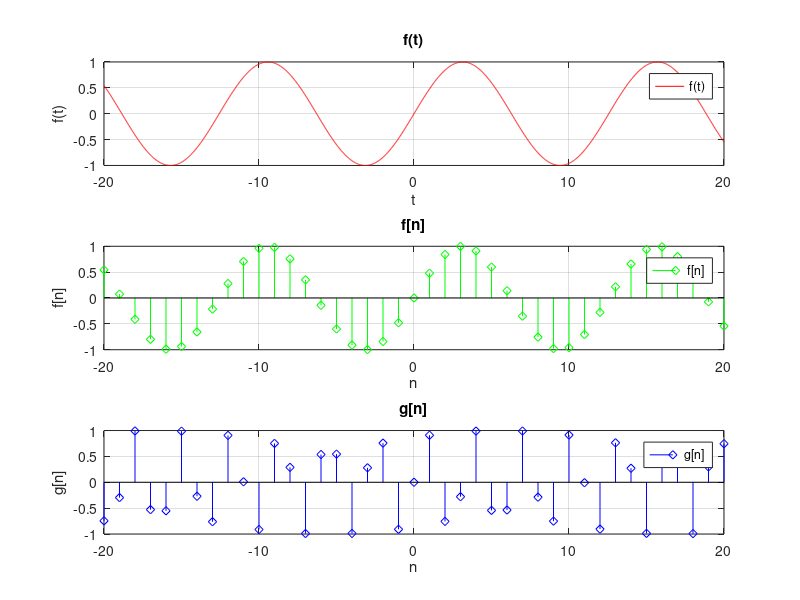
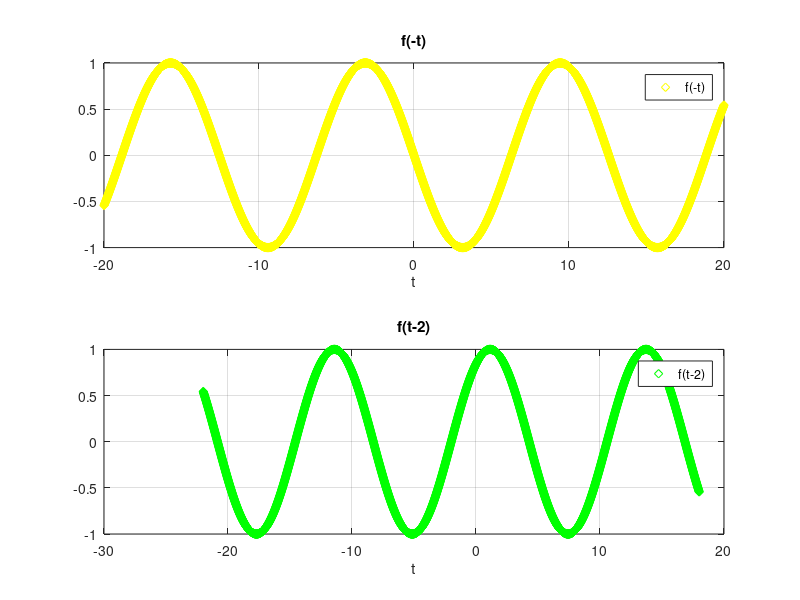

The MATLAB script that drew these images, in order:
%201500127 Dimitris Oreinos Task 1


t=[-20:0.01:20];
% Αρχικά ορίζουμε το συνεχές σήμα f(t)=sin(t/2) και το διακριτό σήμαf[n]=sin(n/2)

n1=[-20:20];

n2=[-20:20];


f1=sin(t/2);


f2=sin(n1/2);

figure  

subplot(3,1,1)
 

 
plot(t,f1,'r')%Σχεδιάζουμε αρχικά το σήμα f(t)

grid 

ylabel('f(t)'), xlabel('t'), legend('f(t)'), title('f(t)')


subplot(3,1,2)




stem(n1,f2,'dg')%Σχεδιάζουμε το σήμα f[n],χρησιμοποιώντας την εντολή stem(x,y),
%όπου σχεδιάζονται δικαριτά σήματα ενώ προηγουμένως με την εντολή plot(x,y),
%σχεδιάζονται συνεχή σήματα.

grid



ylabel('f[n]'), xlabel('n'), legend('f[n]'), title('f[n]')


g=sin(2*n2);% Ορίζουμε το διακριτό σήμα g[n]=sin(2*n)


subplot(3,1,3)

stem(n2,g,'db')%Σχεδιάζουμε στο τρίτο παράθυρο το σήμα g[n],χρησιμοποιώντας την εντολή stem(x,y)
%Συγκρίνοντας τα διαγράμματα των σημάτων f[n] και g[n], παρατηρούμε ότι συσχετίζονται
%μεταξύ τους με δύο τρόπους σκέψης, βαζιζόμενοι στην ιδιότητα των σημάτων, για τη κλιμάκωση στο χρόνο:

%α)Το σήμα g[n] ,παρατηρούμε ότιισχύει πώς 2*n=4*(n/2),άρα sin(2*n)=sin(4*(n/2)).Αυτό σημαίνει πως ο παράγοντας 
%κλιμακώσεως στο χρόνο a, θα είναι a=4>1.’ρα μπορούμε να πόυμε ότι το σήμα g[n] 
%είναι μία συμπιεσμένη εκδοχή  του σήματος f[n] στο χρόνο n.
%Αυτό συνεπάγεται ότι αν χρησιμοποιήσουμε την εντολή downsample(f2,4), τότε θα προκύψει
%μια υποδειγματοληπτημένη εκδοχή του σήματος f[n]=sin(n/2), g[n]=sin(2*n).
%(Επίσης θα μπορούσαμε να  πολλαπλασιάσουμε το χρόνο
%n1 στην εντολή stem(n1,f2) ,με τον αριθμό 1/4 (stem((1/4)*n1,f2), αλλά
%συνήθως χρησιμοποιούμε την εντολή downsample(f2,4)).

%βΤο σήμα f[n] ,παρατηρούμε ότιισχύει πώς n/2=(2*n)/4,άρα sin(n/2)=sin((2*n)/4).Αυτό σημαίνει πως ο παράγοντας 
%κλιμακώσεως στο χρόνο a, θα είναι a=1/4<1.’ρα μπορούμε να πόυμε ότι το σήμα g[n] 
%είναι μία συμπιεσμένη εκδοχή  του σήματος f[n] στο χρόνο n.
%Αυτό συνεπάγεται ότι αν πολλαπλασιάσω το χρόνο n2 στην εντολή stem(n2,g) ,με τον αριθμό 4 (stem(4*n2,g) ή
%καλύτερα αν χρησιμοποιήσουμε την εντολή upsample(g,4), τότε θα προκύψει
%μια υπερδειγματοληπτημένη εκδοχή του σήματος g[n]=sin(2*n), f[n]=sin(n/2).
%(Επίσης θα μπορούσαμε να  πολλαπλασιάσουμε το χρόνο
%n2 στην εντολή stem(n1,g) ,με τον αριθμό 1/4 (stem((1/4)*n2,g), αλλά
%συνήθως χρησιμοποιούμε την εντολή upsample(g,4)).


grid

ylabel('g[n]'), xlabel('n'), legend('g[n]'), title('g[n]')


figure

subplot(2,1,1)



plot (-t,f1,'dy')%Σχεδιάζουμε το σήμα f(-t),που είναι σε σχέση με το αρχικό σήμα f(t)
%,ανεστραμμένο ως προς το χρόνο, που το σχεδιάζουμε βάζοντας t αντί για -t.  
grid

legend ('f(-t)'), xlabel('t'), legend('f(-t)'), title('f(-t)')



subplot (2,1,2)


plot (t-2,f1,'dg')%Στο πρώτο παράθυρο σχεδίασης σχεδιάζουμε το σήμα f(t-2),που είναι σε σχέση με το 
%αρχικό σήμα f(t)ως προς το χρόνο μετατοπισμένο προς τα αριστερά κατα δύο
%χρονικές μονάδες,και επειδή το χρονικό βήμα μετατόπισης t0(t0=2>0)είναι
%θετικό τότε λέμε ότι έχουμε χρονική υστέρηση.
%που το σχεδιάζουμε αφαιρώντας από το χρόνο t 2 χρονικές μονάδες, στην εντολή plot(t-2,f1).

grid

legend ('f(t-2)'),xlabel('t'),legend('f(t-2)'), title('f(t-2)')%Μέσω των εντολών ylabel('text'), xlabel('text'),
%legend('text'), title('text'), εισάγουμε κατάλληλους τίτλους αξόνων και γραφήματος, λεζάντα, πλέγμα και
%βαθμολόγηση αξόνων για τo γράφημα του σήματος f(t-2).
